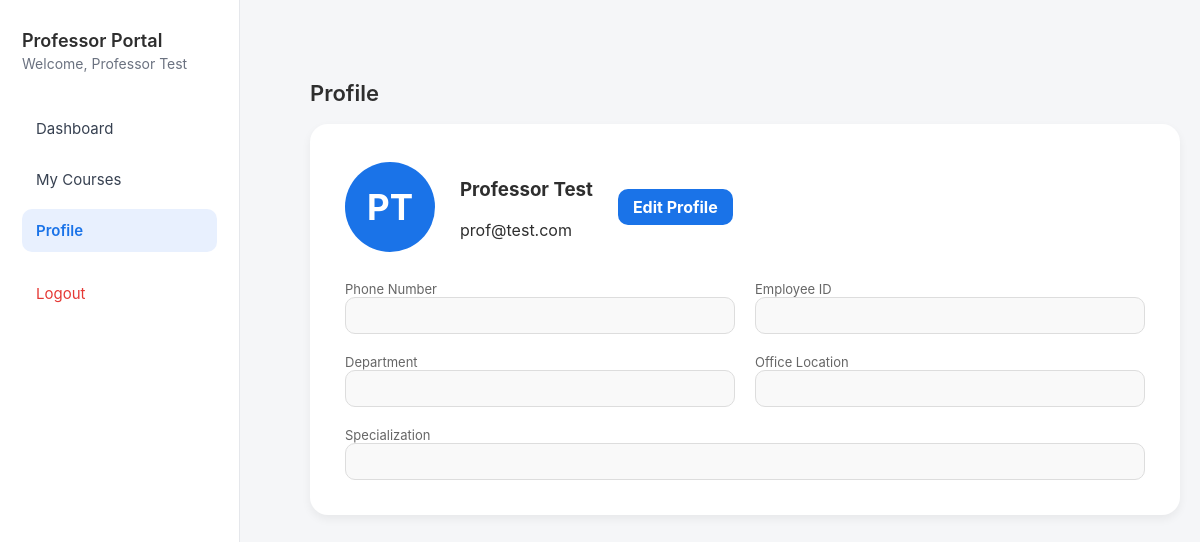
Page /frontend/professor/profile.php (signed in) on the committed database.
### tables this page shows
CREATE TABLE `users` (
  `id` int NOT NULL,
  `name` varchar(100) NOT NULL,
  `email` varchar(120) NOT NULL,
  `password` varchar(255) NOT NULL,
  `role` enum('student','professor','admin') NOT NULL
);

### frontend/professor/profile.php (the view, shortened to what this page needs)
<?php
require_once __DIR__ . '/sidebar.php';
$conn = getConnection();
$profId = $_SESSION['professor_id'];
$stmt = $conn->prepare("SELECT * FROM users WHERE id = :id LIMIT 1");
$stmt->execute([':id' => $profId]);
$prof = $stmt->fetch(PDO::FETCH_ASSOC);
function getInitials($name) {
    $parts = explode(" ", $name);
    $initials = "";
    foreach ($parts as $p) {
        if (trim($p) !== "") $initials .= strtoupper($p[0]);
    }
    return substr($initials, 0, 2);
}
?>
<!DOCTYPE html>
<html>
<head>
    <link rel="stylesheet" href="../assets/style.css">
</head>
<body>
<div class="content">
    <h2>Profile</h2>
    <div class="profile-card">
        <div class="profile-header">
            <div class="profile-avatar"><?= getInitials($prof['name']); ?></div>
            <div>
                <h3><?= htmlspecialchars($prof['name']) ?></h3>
                <p><?= htmlspecialchars($prof['email']) ?></p>
            </div>
            <a class="edit-btn" href="edit-profile.php">Edit Profile</a>
        </div>
        <div class="profile-fields">
            <div class="field-group">
                <label>Phone Number</label>
                <input value="<?= htmlspecialchars($prof['phone'] ?? '') ?>">
            </div>
            <div class="field-group">
                <label>Employee ID</label>
                <input value="<?= htmlspecialchars($prof['employee_id'] ?? '') ?>">
            </div>
            <div class="field-group">
                <label>Department</label>
                <input value="<?= htmlspecialchars($prof['department'] ?? '') ?>">
            </div>
            <div class="field-group">
                <label>Office Location</label>
                <input value="<?= htmlspecialchars($prof['office_location'] ?? '') ?>">
            </div>
            <div class="field-group" style="grid-column: span 2;">
                <label>Specialization</label>
                <input value="<?= htmlspecialchars($prof['specialization'] ?? '') ?>">
            </div>
        </div>
    </div>
</div>
</body>
</html>

### frontend/assets/style.css (style rules this page uses)
body { margin: 0; padding: 0; font-family: -apple-system, BlinkMacSystemFont, "Segoe UI", Roboto, sans-serif; background: #f5f6f8; color: #2e2e2e; }
.content { margin-left: 240px; flex: 1; padding: 40px 50px; transition: 0.25s ease; }
h2 { margin-top: 40px; font-size: 22px; font-weight: 600; }

### frontend/professor/profile.php (style rules this page uses)
.content { margin-left: 260px; padding: 40px 50px; }
.profile-card { background: #fff; padding: 35px; border-radius: 18px; box-shadow: 0 4px 10px rgba(0,0,0,0.06); width: 800px; }
.profile-header { display: flex; align-items: center; gap: 25px; margin-bottom: 25px; }
.profile-avatar { width: 90px; height: 90px; background: #1a73e8; color: #fff; display: flex; justify-content: center; align-items: center; font-size: 35px; font-weight: 700; border-radius: 50%; }
.profile-fields { margin-top: 15px; display: grid; grid-template-columns: 1fr 1fr; gap: 20px; }
.field-group label { font-size: 13px; color: #666; }
.field-group input { width: 100%; padding: 10px; border-radius: 10px; border: 1px solid #ddd; background: #f9f9f9; pointer-events: none; }
.edit-btn { background: #1a73e8; color: white; padding: 8px 15px; border-radius: 10px; text-decoration: none; font-weight: bold; }

### rows in the picture
users: name "PT", name "Professor Test", email "prof@test.com"

### other values in the picture
$profName "Professor Test"
